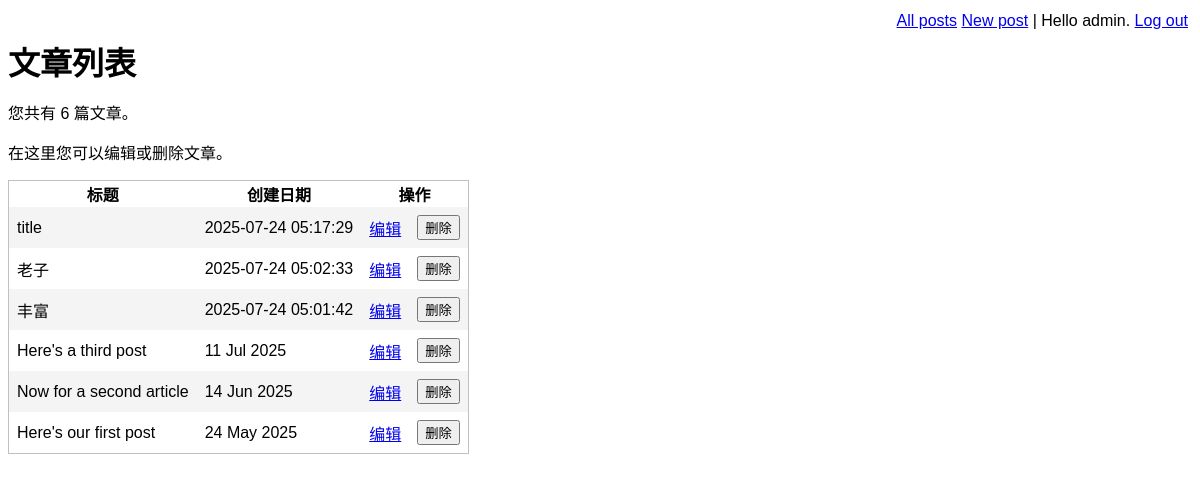
/list-posts.php (signed in), run on an earlier commit of the app's database.
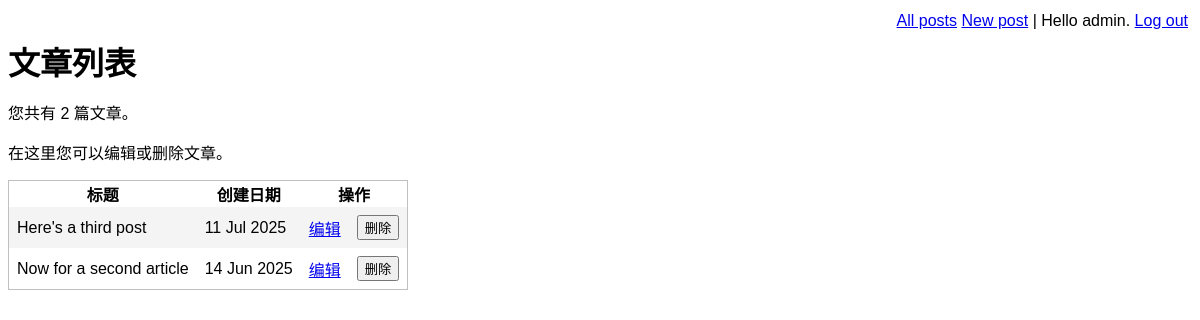
And on a later commit of the database.
### tables this page shows
CREATE TABLE post (
    id INTEGER PRIMARY KEY AUTOINCREMENT NOT NULL,
    title VARCHAR NOT NULL,
    body VARCHAR NOT NULL,
    user_id INTEGER NOT NULL,
    created_at VARCHAR NOT NULL,
    updated_at VARCHAR,
    FOREIGN KEY (user_id) REFERENCES user(id)
);

### lib/list-posts.php (called while the page is built, shortened)
<?php
function getAllPosts(PDO $pdo)
{
    $stmt = $pdo->query(
        'SELECT id, title, created_at, body
        FROM post
        ORDER BY created_at DESC'
    );
    return $stmt->fetchAll(PDO::FETCH_ASSOC);
}
?>

### lib/common.php (called while the page is built, shortened)
<?php
function htmlEscape($html)
{
    return htmlspecialchars($html, ENT_HTML5, 'UTF-8');
}
function convertSqlDate($sqlDate)
{
    $date = DateTime::createFromFormat('!Y-m-d', $sqlDate);
    if ($date === false) {
        return $sqlDate;
    }
    return $date->format('d M Y');
}
?>

### list-posts.php (the view, shortened to what this page needs)
<?php
require_once 'lib/common.php';
require_once 'lib/list-posts.php';
$pdo = getPDO();
$posts = getAllPosts($pdo);
?>
<!DOCTYPE html>
<html>
<head>
    <?php require 'templates/head.php' ?>
</head>
<body>
    <?php require 'templates/top-menu.php' ?>
    <h1>文章列表</h1>
    <p>您共有 <?php echo count($posts) ?> 篇文章。</p>
    <p>在这里您可以编辑或删除文章。</p>
    <form method="post">
        <table id="post-list">
            <thead>
                <tr>
                    <th>标题</th>
                    <th>创建日期</th>
                    <th colspan="2">操作</th>
                </tr>
            </thead>
            <tbody>
                <?php foreach ($posts as $row): ?>
                    <tr>
                        <td><?php echo htmlEscape($row['title']) ?></td>
                        <td>
                            <?php echo convertSqlDate($row['created_at']) ?>
                        </td>
                        <td>
                            <a href="edit-post.php?post_id=<?php echo $row['id'] ?>">编辑</a>
                        </td>
                        <td>
                            <input
                                type="submit"
                                name="delete-post[<?php echo $row['id'] ?>]"
                                value="删除"
                                onclick="return confirm('您确定要删除这篇文章吗？删除后无法恢复。')"
                            />
                        </td>
                    </tr>
                <?php endforeach; ?>
            </tbody>
        </table>
    </form>
</body>
</html>

What changed in the data, as far as the page shows it:
removed post: title "title", created_at "2025-07-24 05:17:29"
removed post: title "老子", created_at "2025-07-24 05:02:33"
removed post: title "丰富", created_at "2025-07-24 05:01:42"
removed post: title "Here's our first post", created_at "24 May 2025"
Also different on the page:
count($posts): "6" → "2"
